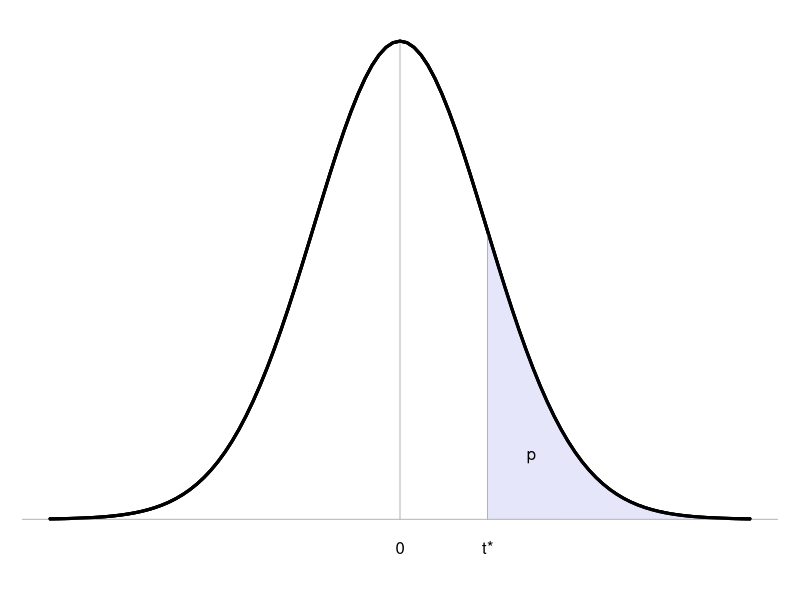

Write the R code that produced this figure.
## ---- chunk 1
# adapted from `kritieketwaarden_hulpfiguur.R`
# HQ 20140320
# everything with df=49
op <- par(mar=c(3,1,1,1)+0.1)
xx <- seq(1,4,by=.01)
yy <- dt(xx,df=49)
curve( dt(x,df=49), from=-4, to=4, xaxt="n", yaxt="n", xlab="", ylab="", bty="n", lwd=3 )
polygon( x=c(1,xx), y=c(0,yy), col="lavender", border="lavender" )
curve( dt(x,df=49), from=-4, to=4, xaxt="n", yaxt="n", xlab="", ylab="", bty="n", lwd=3, add=TRUE )
text( 1.5, dt(1.5,df=49)*.4, "p", adj=.5, cex=1 )
axis( side=1, at=c(0,1), labels=c("0","t*"), cex=1, tick=F, line=-1 ) # cex is ignored
abline( h=0, lty=1, col="grey70" )
segments( x0=0, x1=0, y0=0, y1=dt(0,df=49), col="grey70" )
segments( x0=1, x1=1, y0=0, y1=yy[1], col="grey70" )
curve( dt(x,df=49), from=-4, to=4, xaxt="n", yaxt="n", xlab="", ylab="", bty="n", lwd=3, add=TRUE )
## ---- chunk 2
pvals <- c(.2,.1,.05,.025,.01,.005,.0025,.001)
df <- c( seq(1,25,by=1),30,40,50,100,200,400 ) 
# add extra row for infinity d.f. (using normal distro)
# add extra columns, one for d.f. values and one for spacing
appendixt1 <- matrix("",nrow=length(df)+1,ncol=2+length(pvals)) # matrix of char strings
for (i in 1:length(df)) 
  for (j in 1:length(pvals))
    appendixt1[i,j+2] <- format( qt( p=pvals[j], lower.tail=FALSE, df=df[i] ),
                               digits=4, nsmall=3 )
i <- length(df)+1 # last row of matrix: normal distrib values
for (j in 1:length(pvals))
  appendixt1[i,j+2] <- format( qnorm( p=pvals[j], lower.tail=FALSE ),
                               digits=4, nsmall=3 )
appendixt1[,1] <- c( format(df)," ∞ " ) # first column
appendixt1 <- rbind(
  c( "", "p", as.character(pvals) ),
  c( "", "B", paste(as.character(100-200*pvals),"%",sep="" ) ),
  appendixt1
)
# suppress first row, and use as column names
knitr::kable(
  appendixt1[-1,], booktabs=TRUE, col.names=appendixt1[1,], align="c" )
